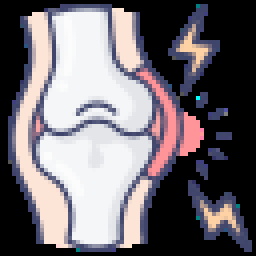
#> input picture icons8-bones-64.png, 64 x 64 px, found by its file name (shown 4 times larger)
$ python Basic_CV.py
#> lines starting #> are read from the running program, lines starting #| are printed output that depends on the picture
#> further down, img is the input picture: shape (64, 64, 3); mean B, G, R 114.2, 108.7, 114.1
import cv2 as cv

def rescale(frame,scale=0.50):
#> called with scale = 0.5
    width=int(frame.shape[1]*scale)
#> width = 32
    height=int(frame.shape[0]*scale)
#> height = 32
    dimensions=(width,height)
#> dimensions = (32, 32)
    return cv.resize(frame,dimensions,interpolation=cv.INTER_AREA)
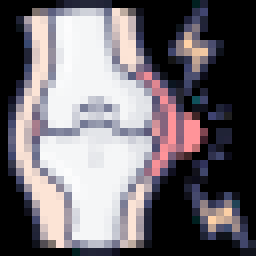
#> returned value: shape (32, 32, 3) (shown 8 times larger); mean of channels 0, 1, 2 114.3, 108.8, 114.2; drawn as B, G, R

img=cv.imread("C:\Computer Vision\icons8-bones-64.png")
img=rescale(img,scale=0.50)


def convertGrey(img):
    gray=cv.cvtColor(img,cv.COLOR_BGR2GRAY)
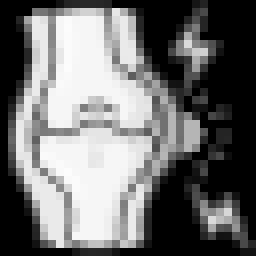
#> gray: shape (32, 32) (shown 8 times larger); min 0, max 252, mean 111.1
    return gray

def gaussianBlur(img):
    blur=cv.GaussianBlur(img,(9,9),cv.BORDER_DEFAULT)
    return blur

def cannyEdges(img):
    canny=cv.Canny(img,100,100)
    return canny

def dilate(img):
    dilated=cv.dilate(img,(7,7),iterations=3)
    return dilate

# cv.imshow("Schumacher",img)
bnw=cv.imshow("Grayscale",convertGrey(img))
# cv.imshow("Blur",gaussianBlur(img))
# cv.imshow("Canny",cannyEdges(img))
# cv.imshow("Cropped",img[100:300,100:300])
cv.imwrite(".png",bnw)

cv.waitKey(0)
